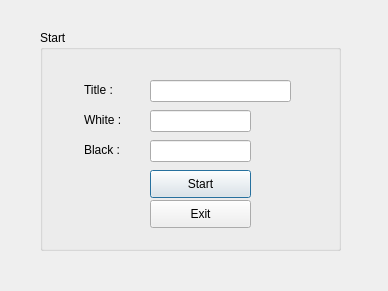
<?xml version="1.0" encoding="UTF-8"?>
<ui version="4.0">
 <class>Login</class>
 <widget class="QDialog" name="Login">
  <property name="geometry">
   <rect>
    <x>0</x>
    <y>0</y>
    <width>388</width>
    <height>291</height>
   </rect>
  </property>
  <property name="windowTitle">
   <string>Dialog</string>
  </property>
  <widget class="QGroupBox" name="groupBox">
   <property name="geometry">
    <rect>
     <x>40</x>
     <y>30</y>
     <width>301</width>
     <height>221</height>
    </rect>
   </property>
   <property name="title">
    <string>Start</string>
   </property>
   <widget class="QLabel" name="label">
    <property name="geometry">
     <rect>
      <x>44</x>
      <y>50</y>
      <width>41</width>
      <height>20</height>
     </rect>
    </property>
    <property name="text">
     <string>Title :</string>
    </property>
   </widget>
   <widget class="QLabel" name="label_2">
    <property name="geometry">
     <rect>
      <x>44</x>
      <y>80</y>
      <width>41</width>
      <height>20</height>
     </rect>
    </property>
    <property name="text">
     <string>White :</string>
    </property>
   </widget>
   <widget class="QLabel" name="label_3">
    <property name="geometry">
     <rect>
      <x>44</x>
      <y>110</y>
      <width>41</width>
      <height>20</height>
     </rect>
    </property>
    <property name="text">
     <string>Black :</string>
    </property>
   </widget>
   <widget class="QLineEdit" name="title">
    <property name="geometry">
     <rect>
      <x>110</x>
      <y>50</y>
      <width>141</width>
      <height>22</height>
     </rect>
    </property>
   </widget>
   <widget class="QLineEdit" name="white">
    <property name="geometry">
     <rect>
      <x>110</x>
      <y>80</y>
      <width>101</width>
      <height>22</height>
     </rect>
    </property>
   </widget>
   <widget class="QLineEdit" name="black">
    <property name="geometry">
     <rect>
      <x>110</x>
      <y>110</y>
      <width>101</width>
      <height>22</height>
     </rect>
    </property>
   </widget>
   <widget class="QPushButton" name="pushButton">
    <property name="geometry">
     <rect>
      <x>110</x>
      <y>140</y>
      <width>101</width>
      <height>28</height>
     </rect>
    </property>
    <property name="text">
     <string>Start</string>
    </property>
    <property name="default">
     <bool>true</bool>
    </property>
   </widget>
   <widget class="QPushButton" name="pushButton_2">
    <property name="geometry">
     <rect>
      <x>110</x>
      <y>170</y>
      <width>101</width>
      <height>28</height>
     </rect>
    </property>
    <property name="text">
     <string>Exit</string>
    </property>
   </widget>
  </widget>
 </widget>
 <resources/>
 <connections>
  <connection>
   <sender>pushButton_2</sender>
   <signal>clicked()</signal>
   <receiver>Login</receiver>
   <slot>close()</slot>
   <hints>
    <hint type="sourcelabel">
     <x>220</x>
     <y>215</y>
    </hint>
    <hint type="destinationlabel">
     <x>364</x>
     <y>218</y>
    </hint>
   </hints>
  </connection>
 </connections>
</ui>
